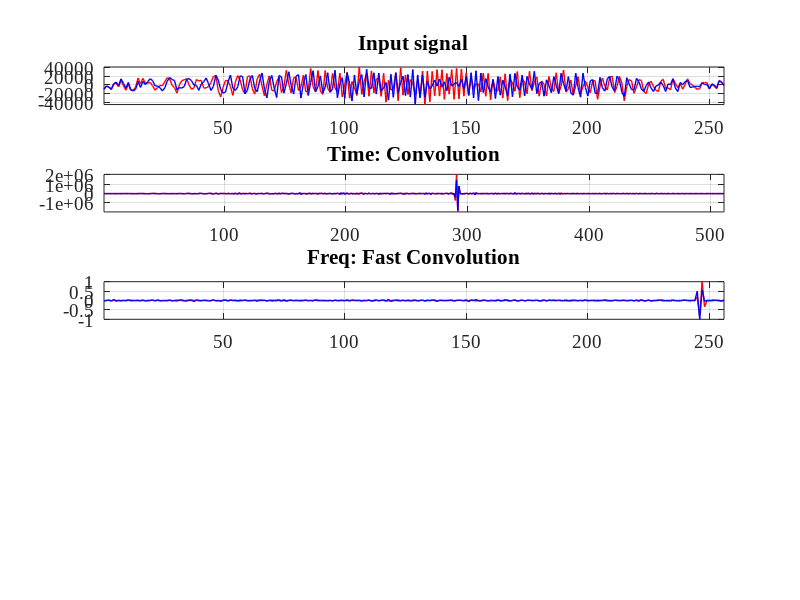

Write MATLAB code to recreate this figure. (Note: this script raises an error after producing the figure.)
%% -----------------------------------------------------------------------
%
% Title       : test_fastconv_chirp.m
% Author      : Alexander Kapitanov	
% Project     : Fast Convolution
% Company     : 
% E-mail      : sallador@bk.ru 
%
%-------------------------------------------------------------------------
%
% Description : 
%    Top level for testing HDL Fast Convolution Floating-point FP23 format
%
%-------------------------------------------------------------------------
%
% How to check Fast Convolution HDL model:
%
% 1. Create *.xpr (Vivado project), select 7-series or Ultrascale FPGA.
% 2. Add sources from /src to your project.
% 3. Set testbench file as top for simulation from /src/testbench dir
% 4. Run *.m file from math/ directory. Set NFFT and other signal parameters.
%      Change input signal or use my model. 
%      After this you will get test file "test_signal.dat" with complex signal.
% 5. Run simulation into Vivado / Aldec Active-HDL / ModelSim. 
%      Set time of simulation > 100 us. For NFFT > 32K set 500 us or more.
% 6. Return to Octave/MATLAB and run *.m script again. 
% 7. Compare an ideal result of Fast Convolution (double) and HDL results (fp23).
%
%-------------------------------------------------------------------------	   

% Preparing to work
close all;
clear all;

set(0, 'DefaultAxesFontSize', 14, 'DefaultAxesFontName', 'Times New Roman');
set(0, 'DefaultTextFontSize', 14, 'DefaultTextFontName', 'Times New Roman'); 

% Settings
NFFT = 2^8;             % Sampling Frequency
SIG_MAGN = 2^15-1;      % Magnitude
SIG_FREQ = 9;           % Lin part of Chirp freq OR frequency for sine wave
SIG_BETA = 0.85;        % Chirp 'Base'
SIG_CUTS = 2;           % Cut the signal 
SNR = -75;              % Signal-noise ratio

%% -------------------------------------------------------------------------- %%
% ---------------- 0: CREATE INPUT DATA FOR CPP/RTL -------------------------- % 
%% -------------------------------------------------------------------------- %%
DATA_RE = zeros(NFFT,1);
DATA_IM = zeros(NFFT,1);
for ii = 0:NFFT-1
  % Cutted chirp signal
  if (ii < NFFT/SIG_CUTS)
    DATA_RE(ii+1,1) = round(
      SIG_MAGN * cos(SIG_BETA*ii*ii * SIG_CUTS*pi/NFFT) * 
      abs(sin(SIG_CUTS*ii*pi/NFFT))
    );
    DATA_IM(ii+1,1) = round(
      SIG_MAGN * sin(SIG_BETA*ii*ii * SIG_CUTS*pi/NFFT) * 
      abs(sin(SIG_CUTS*ii*pi/NFFT))
    );    
  else
    DATA_RE(ii+1,1) = 0;
    DATA_IM(ii+1,1) = 0;
  end
  
  % Harmonic signal
  DATA_RE(ii+1,1) = round(SIG_MAGN * cos(SIG_FREQ*ii*2*pi/NFFT));
  DATA_IM(ii+1,1) = round(SIG_MAGN * sin(SIG_FREQ*ii*2*pi/NFFT)); 
  
  % True chirp signal
  DATA_RE(ii+1,1) = round(
    SIG_MAGN * cos((SIG_FREQ*ii + SIG_BETA*ii*ii/2) * 2*pi/NFFT) * 
    sin(ii*1*pi/NFFT)
   );
  DATA_IM(ii+1,1) = round(
    SIG_MAGN * sin((SIG_FREQ*ii + SIG_BETA*ii*ii/2) * 2*pi/NFFT) * 
    sin(ii*1*pi/NFFT)
   );     
end

% Add noise
DATA_SNR(:,1) = round(awgn(DATA_RE, SNR, 0, 2));     
DATA_SNR(:,2) = round(awgn(DATA_IM, SNR, 0, 2));     

% Find max value
MAXDT = max(max(abs(DATA_SNR(:,1))), max(abs(DATA_SNR(:,2))));

DATA_IN = round((SIG_MAGN/MAXDT) * DATA_SNR);
DT_IN = DATA_IN(:,1) + 1j*DATA_IN(:,2);

% Save data to file
fid = fopen ("test_signal.dat", "w");
for ii = 1:NFFT/2
  fprintf(fid, "%d %d %d %d\n", DATA_IN(2*ii-1,1), DATA_IN(2*ii,1), DATA_IN(2*ii-1,2), DATA_IN(2*ii,2));
end
fclose(fid);

% Calculate Forward FFT
DT_FFT = fft(DATA_IN(:,1) + 1j*DATA_IN(:,2));
DATA_FFT(:,1) = real(DT_FFT);
DATA_FFT(:,2) = imag(DT_FFT);

%% -------------------------------------------------------------------------- %%
% ---------------- 2:  SUPPORT FUNCTION FOR FC-FILTER ------------------------ % 
%% -------------------------------------------------------------------------- %%
NFIR  = NFFT/2;        % Number of taps for FIR filter = NFFT/2
BETA  = 8;             % Add window: Beta (Kaiser)

WIND = kaiser(NFIR+1, BETA);
% Filter: "low", "high", "stop", "pass", "bandpass", "DC-0", or "DC-1"
FIR_HC = fir1(NFIR, [0.1, 0.7], 'pass', WIND);

FIR_RE = real(FIR_HC);
FIR_IM = imag(FIR_HC);
% Chirp signal for FC:

FIR_RE = zeros(NFFT,1);
FIR_IM = zeros(NFFT,1);
for ii = 0:NFFT-1
  FIR_RE(ii+1,1) = cos((SIG_BETA*ii*ii/2) * 2*pi/NFFT) * sin(ii*1*pi/NFFT);
  FIR_IM(ii+1,1) = sin((SIG_BETA*ii*ii/2) * 2*pi/NFFT) * sin(ii*1*pi/NFFT);     
end

% Fast convolution (time method)
FIR_HC = FIR_RE + 1j*FIR_IM;
FIR_CJ = (conv(DT_IN, (FIR_RE - 1j*FIR_IM)));
DATA_FC(:,1) = real(FIR_CJ);
DATA_FC(:,2) = imag(FIR_CJ);

% FFT for FIR filter responce
DATA_SF = fft(FIR_HC, NFFT);

% Preparing data to int16
SF_INT(:,1) = round( 32767 * real(DATA_SF)/max(abs(real(DATA_SF))));
SF_INT(:,2) = round(-32767 * imag(DATA_SF)/max(abs(imag(DATA_SF))));

% Write FC0/1 to file: {Im(i+N/2) Re(i+N/2) Im(i) Re(i)}, i - 0..N/2
fid = fopen ("sf0_x64.dat", "w");
for ii = 1:NFFT/2
  fprintf(fid, "%d %d %d %d\n", SF_INT(ii+NFFT/2,2), SF_INT(ii+NFFT/2,1), SF_INT(ii,2), SF_INT(ii,1));
  % fprintf(fid, "%d %d %d %d\n", i+NFFT/2, i+NFFT/2, i, i);
end
fclose(fid);

fid = fopen ("sf1_x64.dat", "w");
for ii = 1:NFFT/2
  fprintf(fid, "%d %d %d %d\n",  0, 32767, 0, 32767);
end
fclose(fid);

DT_SF = real(DATA_SF) - 1j*imag(DATA_SF);
DT_CM = DT_FFT .* DT_SF;
DATA_CM(:,1) = real(DT_CM);
DATA_CM(:,2) = imag(DT_CM);

DT_IFFT = ifft(DT_CM);
DATA_IFFT(:,1) = real(DT_IFFT) / max(abs(real(DT_IFFT)));
DATA_IFFT(:,2) = imag(DT_IFFT) / max(abs(imag(DT_IFFT)));

%% -------------------------------------------------------------------------- %%
% ---------------- 3:  PLOT RESULTS ------------------------------------------ % 
%% -------------------------------------------------------------------------- %%
figure(1, 'name', 'Check FFT');
subplot(5,1,1)
plot(DATA_SNR(:,1), '-', 'LineWidth', 1.0, 'Color', [1 0 0]);
hold on;
plot(DATA_SNR(:,2), '-', 'LineWidth', 1.0, 'Color', [0 0 1]);
grid on;
axis tight;
title(['Input signal']);

subplot(5,1,2)
plot(DATA_FC(:,1), '-', 'LineWidth', 1.0, 'Color', [1 0 0]);
hold on;
plot(DATA_FC(:,2), '-', 'LineWidth', 1.0, 'Color', [0 0 1]);
grid on;
axis tight;
title(['Time: Convolution']);

subplot(5,1,3)
plot(DATA_IFFT(:,1), '-', 'LineWidth', 1.0, 'Color', [1 0 0]);
hold on;
plot(DATA_IFFT(:,2), '-', 'LineWidth', 1.0, 'Color', [0 0 1]);
grid on;
axis tight;
title(['Freq: Fast Convolution']);

%% -------------------------------------------------------------------------- %%
% ---------------- 4:  READ DATA FROM HDL MODEL ------------------------------ % 
%% -------------------------------------------------------------------------- %%

% FORWARD FFT:
DT_HDL = load("test_result.dat");

LIN = 1;
for i = 1:NFFT/2
  AX_RE(i,1) = DT_HDL(i+NFFT*LIN,1);
  AX_IM(i,1) = DT_HDL(i+NFFT*LIN,2);
  BX_RE(i,1) = DT_HDL(i+NFFT*LIN,3);
  BX_IM(i,1) = DT_HDL(i+NFFT*LIN,4);
end

% Interleave-2 mode
for ii = 1:NFFT/2
  AI_IN(2*ii-1,1) = AX_RE(ii,1);
  AI_IN(2*ii-0,1) = BX_RE(ii,1);
  AQ_IN(2*ii-1,1) = AX_IM(ii,1);
  AQ_IN(2*ii-0,1) = BX_IM(ii,1);
end

DATA_HDL(:,1) = AI_IN;
DATA_HDL(:,2) = AQ_IN;

% Find diff error:
DT_BIT = 2^8;     % Plot Y: number of bits
DT_ERR(:,1) = (2^15)*abs((AI_IN/max(abs(AI_IN)) - DATA_IFFT(:,1)));
DT_ERR(:,2) = (2^15)*abs((AQ_IN/max(abs(AQ_IN)) - DATA_IFFT(:,2)));


figure(1, 'name', 'Check FFT');
subplot(5,1,4)
plot(DATA_HDL(:,1), '-', 'LineWidth', 1.0, 'Color', [1 0 0]);
hold on;
plot(DATA_HDL(:,2), '-', 'LineWidth', 1.0, 'Color', [0 0 1]);
grid on;
axis tight;
title(['HDL: Result Data']);

subplot(5,1,5)
plot(DT_ERR(:,1), '-', 'LineWidth', 1.0, 'Color', [1 0 0]);
hold on;
plot(DT_ERR(:,2), '-', 'LineWidth', 1.0, 'Color', [0 0 1]);
grid on;
axis([1 NFFT 0 DT_BIT]);
title(['Error (Ideal vs. HDL)']);
